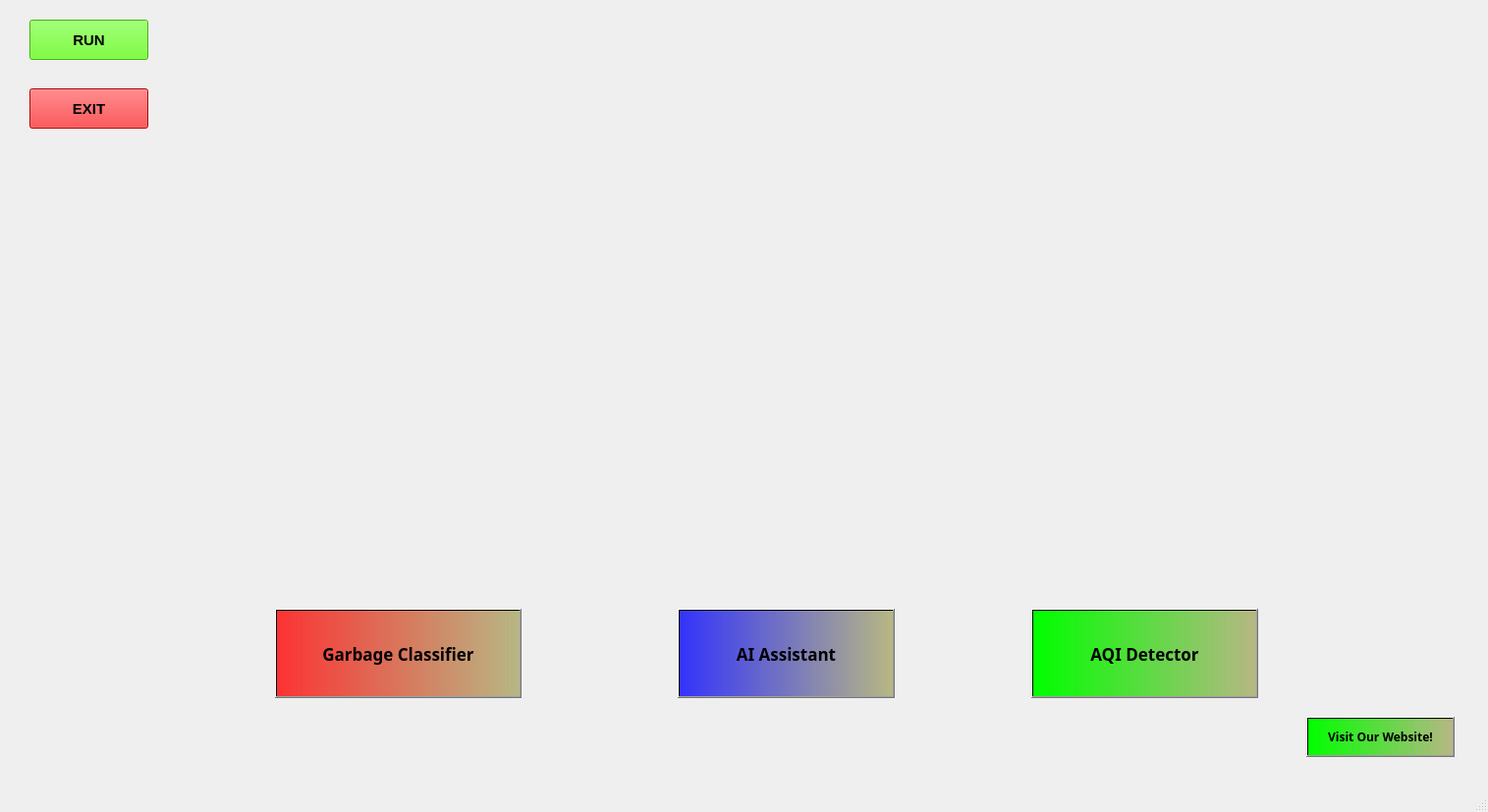
<?xml version="1.0" encoding="UTF-8"?>
<ui version="4.0">
 <class>MainWindow</class>
 <widget class="QMainWindow" name="MainWindow">
  <property name="geometry">
   <rect>
    <x>0</x>
    <y>0</y>
    <width>1515</width>
    <height>827</height>
   </rect>
  </property>
  <property name="mouseTracking">
   <bool>false</bool>
  </property>
  <property name="windowTitle">
   <string>MainWindow</string>
  </property>
  <widget class="QWidget" name="centralwidget">
   <widget class="QPushButton" name="pushButton">
    <property name="geometry">
     <rect>
      <x>1330</x>
      <y>730</y>
      <width>151</width>
      <height>41</height>
     </rect>
    </property>
    <property name="font">
     <font>
      <family>MS Reference Sans Serif</family>
      <weight>75</weight>
      <bold>true</bold>
     </font>
    </property>
    <property name="mouseTracking">
     <bool>true</bool>
    </property>
    <property name="styleSheet">
     <string notr="true">background-color:qlineargradient(spread:pad, x1:0, y1:0, x2:1, y2:0, stop:0 rgba(0, 255, 0, 255), stop:1 rgba(125, 125, 20, 125))</string>
    </property>
    <property name="text">
     <string>Visit Our Website!</string>
    </property>
   </widget>
   <widget class="QLabel" name="label">
    <property name="geometry">
     <rect>
      <x>610</x>
      <y>40</y>
      <width>351</width>
      <height>331</height>
     </rect>
    </property>
    <property name="text">
     <string/>
    </property>
    <property name="pixmap">
     <pixmap>../../Downloads/Green shield.png</pixmap>
    </property>
    <property name="scaledContents">
     <bool>true</bool>
    </property>
   </widget>
   <widget class="QLabel" name="label_2">
    <property name="geometry">
     <rect>
      <x>10</x>
      <y>0</y>
      <width>1601</width>
      <height>851</height>
     </rect>
    </property>
    <property name="font">
     <font>
      <family>MS Sans Serif</family>
     </font>
    </property>
    <property name="styleSheet">
     <string notr="true">border-radius: 10px;</string>
    </property>
    <property name="text">
     <string/>
    </property>
    <property name="pixmap">
     <pixmap>../../Downloads/WhatsApp Image 2024-08-07 at 11.28.03_8b4013a7.jpg</pixmap>
    </property>
    <property name="scaledContents">
     <bool>true</bool>
    </property>
   </widget>
   <widget class="QPushButton" name="pushButton_2">
    <property name="geometry">
     <rect>
      <x>1050</x>
      <y>620</y>
      <width>231</width>
      <height>91</height>
     </rect>
    </property>
    <property name="font">
     <font>
      <family>MS Reference Sans Serif</family>
      <pointsize>13</pointsize>
      <weight>75</weight>
      <bold>true</bold>
     </font>
    </property>
    <property name="mouseTracking">
     <bool>true</bool>
    </property>
    <property name="styleSheet">
     <string notr="true">background-color:qlineargradient(spread:pad, x1:0, y1:0, x2:1, y2:0, stop:0 rgba(0, 255, 0, 255), stop:1 rgba(125, 125, 20, 125))</string>
    </property>
    <property name="text">
     <string>AQI Detector</string>
    </property>
   </widget>
   <widget class="QPushButton" name="pushButton_3">
    <property name="geometry">
     <rect>
      <x>280</x>
      <y>620</y>
      <width>251</width>
      <height>91</height>
     </rect>
    </property>
    <property name="font">
     <font>
      <family>MS Reference Sans Serif</family>
      <pointsize>13</pointsize>
      <weight>75</weight>
      <bold>true</bold>
     </font>
    </property>
    <property name="mouseTracking">
     <bool>true</bool>
    </property>
    <property name="styleSheet">
     <string notr="true">background-color:qlineargradient(spread:pad, x1:0, y1:0, x2:1, y2:0, stop:0 rgba(255, 0, 0, 200), stop:1 rgba(125, 125, 20, 125))</string>
    </property>
    <property name="text">
     <string>Garbage Classifier</string>
    </property>
   </widget>
   <widget class="QPushButton" name="pushButton_4">
    <property name="geometry">
     <rect>
      <x>690</x>
      <y>620</y>
      <width>221</width>
      <height>91</height>
     </rect>
    </property>
    <property name="font">
     <font>
      <family>MS Reference Sans Serif</family>
      <pointsize>13</pointsize>
      <weight>75</weight>
      <bold>true</bold>
     </font>
    </property>
    <property name="mouseTracking">
     <bool>true</bool>
    </property>
    <property name="styleSheet">
     <string notr="true">background-color:qlineargradient(spread:pad, x1:0, y1:0, x2:1, y2:0, stop:0 rgba(0, 0, 255, 200), stop:1 rgba(125, 125, 20, 125))</string>
    </property>
    <property name="text">
     <string>AI Assistant</string>
    </property>
   </widget>
   <widget class="QLabel" name="label_5">
    <property name="geometry">
     <rect>
      <x>460</x>
      <y>390</y>
      <width>281</width>
      <height>141</height>
     </rect>
    </property>
    <property name="styleSheet">
     <string notr="true">background: transparent;</string>
    </property>
    <property name="text">
     <string/>
    </property>
    <property name="pixmap">
     <pixmap>../../Downloads/—Pngtree— frames technology futuristic interface_5479025.png</pixmap>
    </property>
    <property name="scaledContents">
     <bool>true</bool>
    </property>
   </widget>
   <widget class="QLabel" name="label_6">
    <property name="geometry">
     <rect>
      <x>840</x>
      <y>390</y>
      <width>271</width>
      <height>141</height>
     </rect>
    </property>
    <property name="text">
     <string/>
    </property>
    <property name="pixmap">
     <pixmap>../../Downloads/—Pngtree— frames technology futuristic interface_5479025 - Copy.png</pixmap>
    </property>
    <property name="scaledContents">
     <bool>true</bool>
    </property>
   </widget>
   <widget class="QTextBrowser" name="textBrowser_3">
    <property name="geometry">
     <rect>
      <x>860</x>
      <y>430</y>
      <width>221</width>
      <height>51</height>
     </rect>
    </property>
    <property name="styleSheet">
     <string notr="true">background: transparent;</string>
    </property>
   </widget>
   <widget class="QTextBrowser" name="textBrowser_4">
    <property name="geometry">
     <rect>
      <x>490</x>
      <y>430</y>
      <width>221</width>
      <height>51</height>
     </rect>
    </property>
    <property name="styleSheet">
     <string notr="true">background: transparent;</string>
    </property>
   </widget>
   <widget class="QPushButton" name="pushButton_5">
    <property name="geometry">
     <rect>
      <x>30</x>
      <y>20</y>
      <width>121</width>
      <height>41</height>
     </rect>
    </property>
    <property name="font">
     <font>
      <pointsize>11</pointsize>
      <weight>75</weight>
      <bold>true</bold>
     </font>
    </property>
    <property name="styleSheet">
     <string notr="true">background-color: rgb(82, 255, 2);</string>
    </property>
    <property name="text">
     <string>RUN</string>
    </property>
   </widget>
   <widget class="QPushButton" name="pushButton_6">
    <property name="geometry">
     <rect>
      <x>30</x>
      <y>90</y>
      <width>121</width>
      <height>41</height>
     </rect>
    </property>
    <property name="font">
     <font>
      <pointsize>11</pointsize>
      <weight>75</weight>
      <bold>true</bold>
     </font>
    </property>
    <property name="styleSheet">
     <string notr="true">background-color: rgb(255, 0, 2);</string>
    </property>
    <property name="text">
     <string>EXIT</string>
    </property>
   </widget>
   <zorder>label_2</zorder>
   <zorder>pushButton</zorder>
   <zorder>label</zorder>
   <zorder>pushButton_2</zorder>
   <zorder>pushButton_3</zorder>
   <zorder>pushButton_4</zorder>
   <zorder>label_5</zorder>
   <zorder>label_6</zorder>
   <zorder>textBrowser_3</zorder>
   <zorder>textBrowser_4</zorder>
   <zorder>pushButton_5</zorder>
   <zorder>pushButton_6</zorder>
  </widget>
  <widget class="QMenuBar" name="menubar">
   <property name="geometry">
    <rect>
     <x>0</x>
     <y>0</y>
     <width>1515</width>
     <height>26</height>
    </rect>
   </property>
  </widget>
  <widget class="QStatusBar" name="statusbar"/>
 </widget>
 <resources/>
 <connections/>
</ui>
